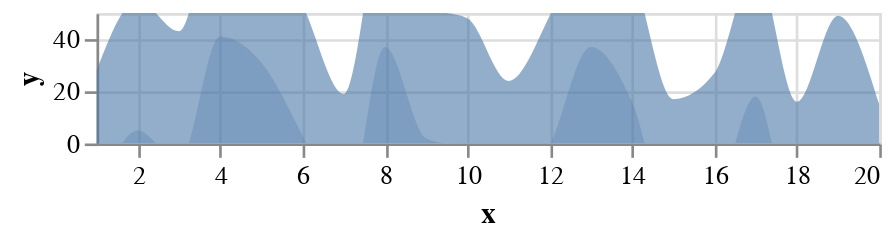

Write a Vega-Lite specification for this figure.
### Vega-Lite specification from a JSON file in a GitHub repository (floating-point values rounded to 4 significant figures)
{"$schema": "https://vega.github.io/schema/vega-lite/v5.json", "description": "Horizon Graph with 2 layers. (See https://idl.cs.washington.edu/papers/horizon/ for more details on Horizon Graphs.)", "width": 300, "height": 50, "data": {"values": [{"x": 1, "y": 28}, {"x": 2, "y": 55}, {"x": 3, "y": 43}, {"x": 4, "y": 91}, {"x": 5, "y": 81}, {"x": 6, "y": 53}, {"x": 7, "y": 19}, {"x": 8, "y": 87}, {"x": 9, "y": 52}, {"x": 10, "y": 48}, {"x": 11, "y": 24}, {"x": 12, "y": 49}, {"x": 13, "y": 87}, {"x": 14, "y": 66}, {"x": 15, "y": 17}, {"x": 16, "y": 27}, {"x": 17, "y": 68}, {"x": 18, "y": 16}, {"x": 19, "y": 49}, {"x": 20, "y": 15}]}, "encoding": {"x": {"field": "x", "type": "quantitative", "scale": {"zero": false, "nice": false}}, "y": {"field": "y", "type": "quantitative", "scale": {"domain": [0, 50]}, "axis": {"title": "y"}}}, "layer": [{"mark": {"type": "area", "clip": true, "orient": "vertical", "opacity": 0.6}}, {"transform": [{"calculate": "datum.y - 50", "as": "ny"}], "mark": {"type": "area", "clip": true, "orient": "vertical"}, "encoding": {"y": {"field": "ny", "type": "quantitative", "scale": {"domain": [0, 50]}}, "opacity": {"value": 0.3}}}], "config": {"area": {"interpolate": "monotone"}}}
